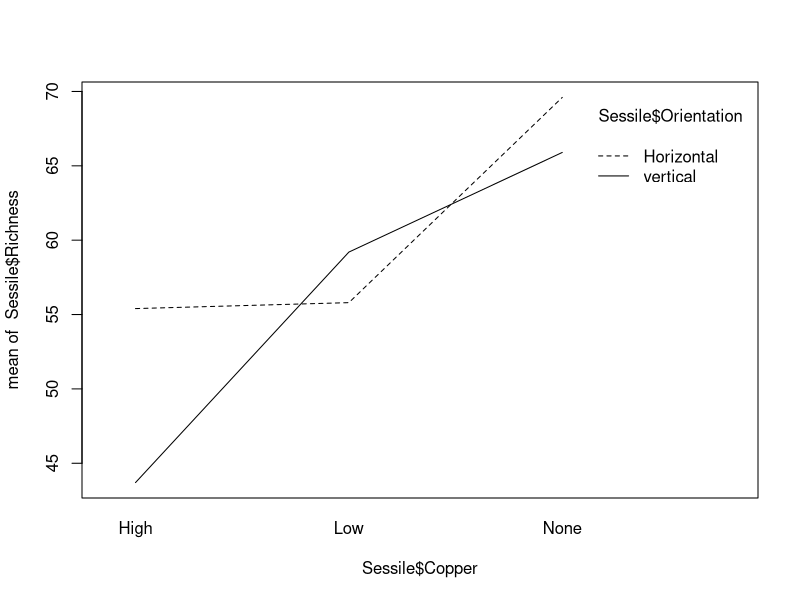

The R script that drew this image:
## ---- chunk 1
Sessile <- read.csv(file = "Sessile.csv", header = TRUE)
## ---- chunk 2
Sessile.aov <- aov(Richness ~ Copper + Orientation + Copper:Orientation, data = Sessile)
summary(Sessile.aov)
## ---- chunk 3
interaction.plot(Sessile$Copper, Sessile$Orientation, Sessile$Richness)
